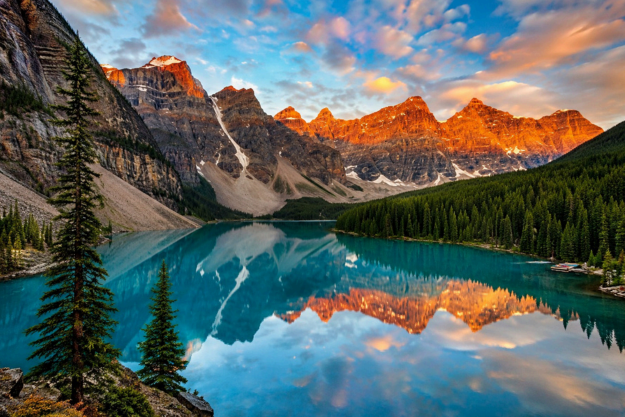
#> input picture lake_img.png, 1249 x 833 px (shown at 1/2 size)
$ python P5.py
#> lines starting #> are read from the running program, lines starting #| are printed output that depends on the picture
import cv2
import numpy as np

# Read image
img = cv2.imread("lake_img.png")
#> img is the input picture: shape (833, 1249, 3); mean B, G, R 100.1, 102.6, 92.2
img = cv2.resize(img, (640, 480))
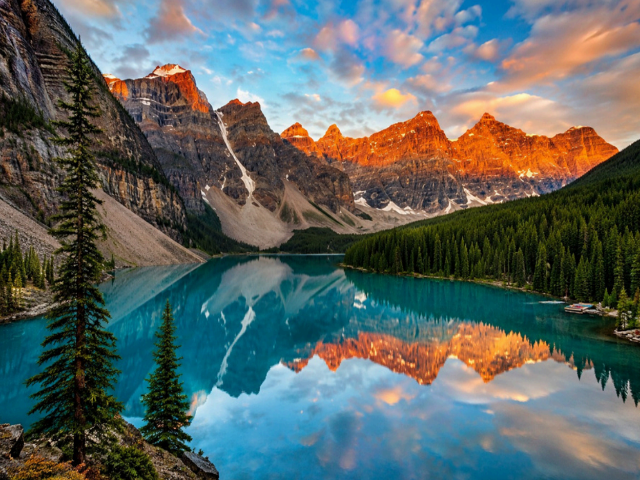
#> img: shape (480, 640, 3); mean B, G, R 100, 102.5, 92.1

if img is None:
    print("Image not found")

else:

    # Split channels
    b, g, r = cv2.split(img)
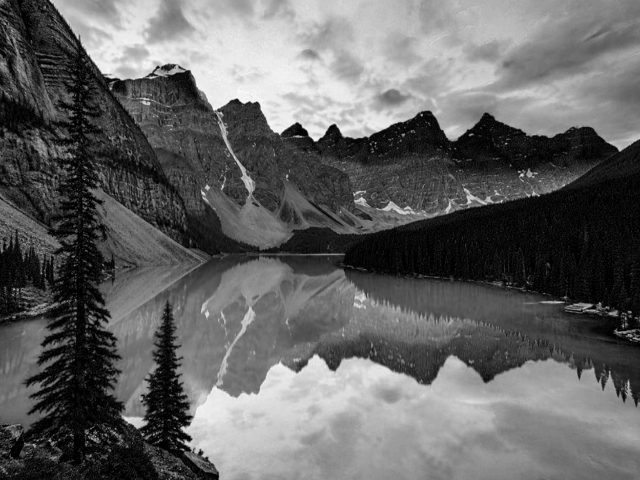
#> b: shape (480, 640); min 0, max 250, mean 100
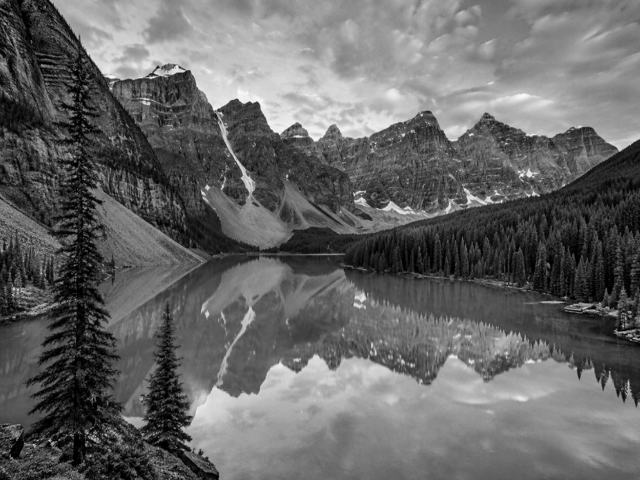
#> g: shape (480, 640); min 0, max 250, mean 102.5
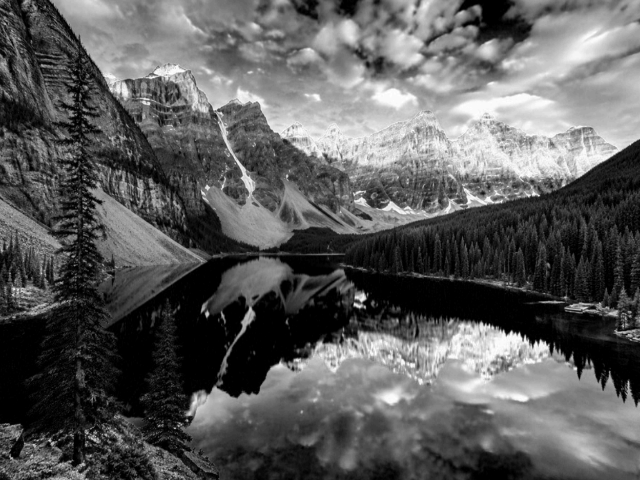
#> r: shape (480, 640); min 0, max 255, mean 92.1

    # Display channels
    cv2.imshow("Blue Channel", b)
    cv2.imshow("Green Channel", g)
    cv2.imshow("Red Channel", r)

    # Remove Green channel
    zero = np.zeros_like(g)

    merged_img = cv2.merge([b, zero, r])
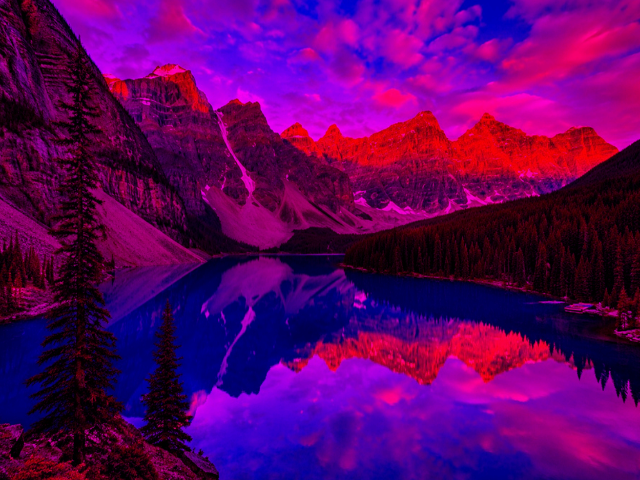
#> merged_img: shape (480, 640, 3); mean of channels 0, 1, 2 100, 0, 92.1; drawn as B, G, R

    # Show merged image
    cv2.imshow("Without Green Channel", merged_img)

    # Save image
    cv2.imwrite(
        "without_green_channel.png",
        merged_img
    )

    print("Image Saved Successfully")

    cv2.waitKey(0)
    cv2.destroyAllWindows()

$ run again, with noisy img.png copied over lake_img.png
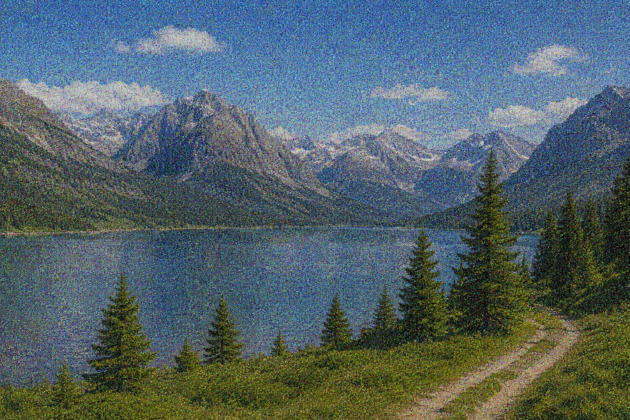
#> input picture noisy img.png, 1259 x 840 px (shown at 1/2 size)
#> img is the input picture: shape (840, 1259, 3); mean B, G, R 104.3, 98.9, 82.1
#> img: shape (480, 640, 3)
#> `b, g, r = cv2.split(img)`:
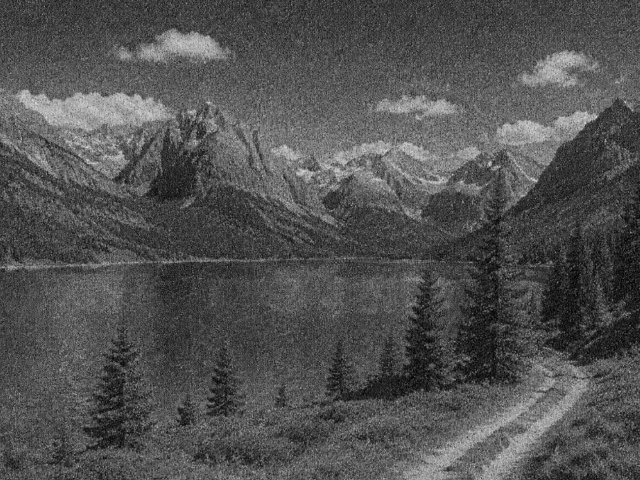
#> r: shape (480, 640); min 1, max 219, mean 82
#> `merged_img = cv2.merge([b, zero, r])`:
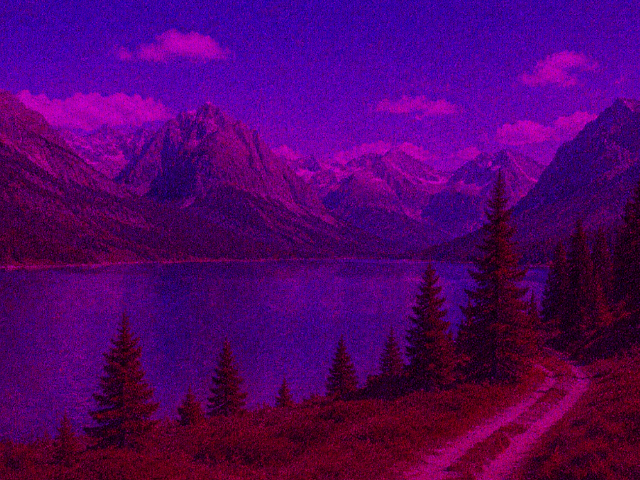
#> merged_img: shape (480, 640, 3); mean of channels 0, 1, 2 104.2, 0, 82; drawn as B, G, R
